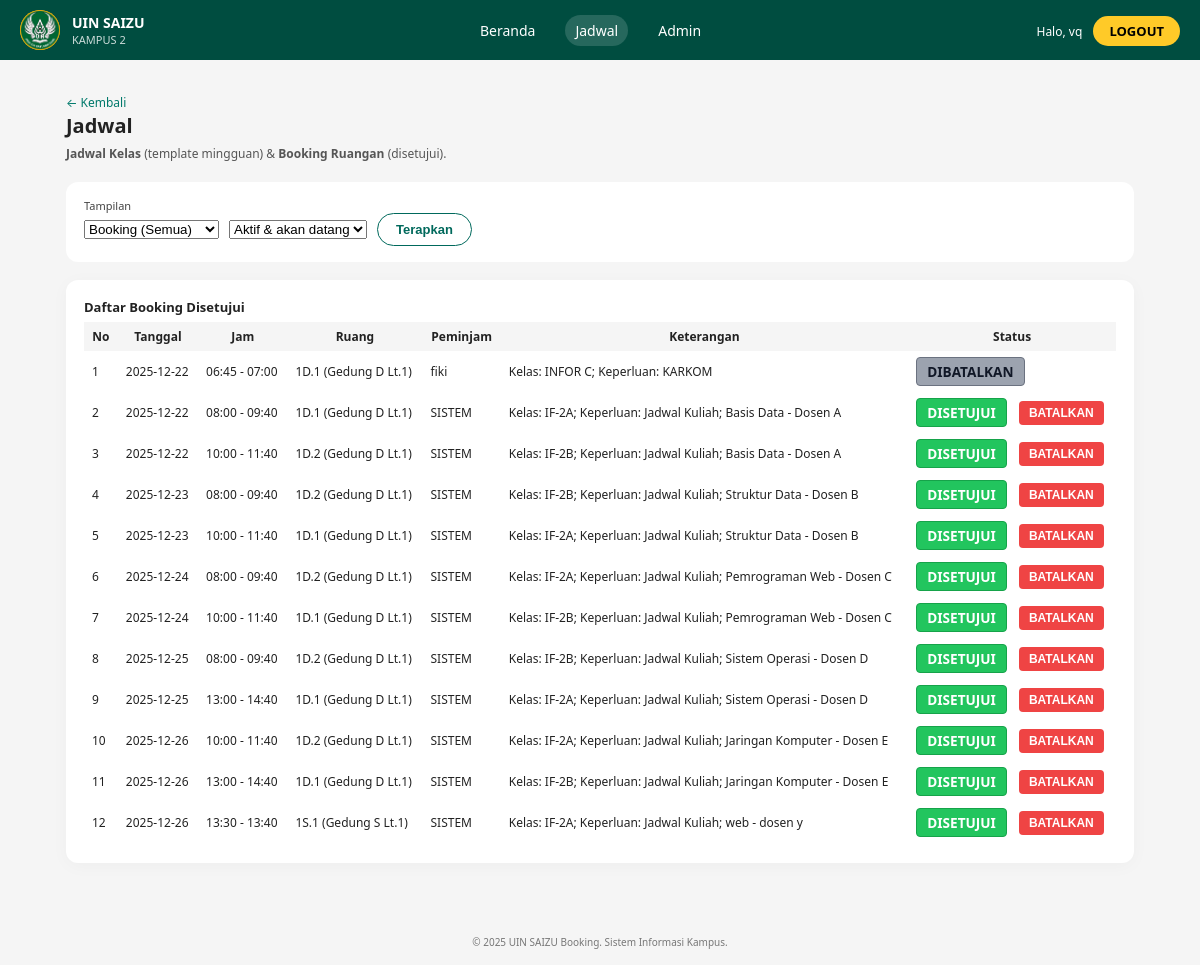
Screenshot of /jadwal.php (signed in) with the database file from the repository.
### tables this page shows
CREATE TABLE `users` (
  `id` int(11) NOT NULL AUTO_INCREMENT,
  `username` varchar(100) NOT NULL,
  `password` varchar(255) NOT NULL,
  `level` enum('admin','mahasiswa') NOT NULL,
  `kelas_id` int(11) DEFAULT NULL,
  PRIMARY KEY (`id`),
  KEY `fk_users_kelas` (`kelas_id`),
  CONSTRAINT `fk_users_kelas` FOREIGN KEY (`kelas_id`) REFERENCES `kelas` (`id`)
);

CREATE TABLE `bookings` (
  `id` int(11) NOT NULL AUTO_INCREMENT,
  `user_id` int(11) DEFAULT NULL,
  `room_id` int(11) NOT NULL,
  `nama_kelas` varchar(100) NOT NULL,
  `nama_peminjam` varchar(100) NOT NULL,
  `keperluan` varchar(255) NOT NULL,
  `deskripsi` text DEFAULT NULL,
  `tanggal` date NOT NULL,
  `jam_mulai` time NOT NULL,
  `jam_selesai` time NOT NULL,
  `peminjam` varchar(100) DEFAULT NULL,
  `keterangan` varchar(255) DEFAULT NULL,
  `status` enum('pending','disetujui','ditolak','dibatalkan') NOT NULL DEFAULT 'pending',
  `approved_at` datetime DEFAULT NULL,
  `approved_by` varchar(100) DEFAULT NULL,
  `canceled_at` datetime DEFAULT NULL,
  `canceled_by` varchar(100) DEFAULT NULL,
  `created_at` timestamp NULL DEFAULT current_timestamp(),
  PRIMARY KEY (`id`),
  KEY `room_id` (`room_id`),
  KEY `idx_room_tanggal` (`room_id`,`tanggal`),
  KEY `idx_tanggal` (`tanggal`),
  KEY `idx_status` (`status`),
  KEY `idx_bookings_room_date_time_status` (`room_id`,`tanggal`,`jam_mulai`,`jam_selesai`,`status`),
  CONSTRAINT `bookings_ibfk_1` FOREIGN KEY (`room_id`) REFERENCES `rooms` (`id`) ON DELETE CASCADE,
  CONSTRAINT `fk_bookings_room` FOREIGN KEY (`room_id`) REFERENCES `rooms` (`id`) ON DELETE CASCADE ON UPDATE CASCADE
);

CREATE TABLE `rooms` (
  `id` int(11) NOT NULL AUTO_INCREMENT,
  `kode_ruang` varchar(20) NOT NULL,
  `gedung` enum('D','S') NOT NULL,
  `lantai` int(11) NOT NULL,
  `nama_ruang` varchar(100) NOT NULL,
  `deskripsi` text DEFAULT NULL,
  `fasilitas` text DEFAULT NULL,
  `kapasitas` int(11) DEFAULT 0,
  `is_active` tinyint(1) NOT NULL DEFAULT 1,
  PRIMARY KEY (`id`),
  UNIQUE KEY `uniq_kode_ruang` (`kode_ruang`),
  KEY `idx_gedung_lantai` (`gedung`,`lantai`)
);

### config.php (called while the page is built, shortened)
<?php
if (!function_exists("e")) {
    function e($value) {
        return htmlspecialchars((string)$value, ENT_QUOTES,"UTF-8");
    }
}

### jadwal.php (the view, shortened to what this page needs)
<?php
require 'config.php';
require 'layout.php';
function current_user(mysqli $db): array
{
    $u = $_SESSION['user'] ?? null;
    $id = 0;
    $username = '';
    $level = '';
    $kelas_id = null;
    if (is_array($u)) {
        $id = (int) ($u['id'] ?? 0);
        $username = (string) ($u['username'] ?? $u['nama'] ?? $u['name'] ?? '');
        $level = (string) ($u['level'] ?? '');
        $kelas_id = isset($u['kelas_id']) ? (int) $u['kelas_id'] : null;
    } elseif (is_string($u)) {
        $username = $u;
    }
    if ($username !== '' && ($id === 0 || $level === '' || $kelas_id === null)) {
        $stmt = $db->prepare("SELECT id, username, level, kelas_id FROM users WHERE username=? LIMIT 1");
        $stmt->bind_param("s", $username);
        $stmt->execute();
        $row = $stmt->get_result()->fetch_assoc();
        if ($row) {
            $id = (int) $row['id'];
            $username = (string) $row['username'];
            $level = (string) $row['level'];
            $kelas_id = $row['kelas_id'] !== null ? (int) $row['kelas_id'] : null;
        }
    }
    return [
        'id' => $id,
        'username' => $username,
        'level' => $level,
        'kelas_id' => $kelas_id
    ];
}
$me = current_user($db);
$isLogin = !empty($me['username']);
$isAdmin = ($me['level'] === 'admin');
$isMahasiswa = ($me['level'] === 'mahasiswa');
$now_ts = time();
$CANCEL_DELAY_SEC = 3600;
$view = $_GET['view'] ?? ($isAdmin ? 'booking' : 'kelas');
$mode_view = $_GET['mode_view'] ?? 'active';
$kelasRows = [];
$kelasName = null;
$bookingRows = [];
if ($view === 'booking') {
    if (!$isLogin) {
    } else {
        if ($isAdmin) {
            $sql = "
                SELECT b.*, r.kode_ruang, r.gedung, r.lantai
                FROM bookings b
                JOIN rooms r ON b.room_id = r.id
                WHERE b.status IN ('pending','disetujui','ditolak','dibatalkan')
                ORDER BY b.tanggal ASC, b.jam_mulai ASC
            ";
            $res = $db->query($sql);
            while ($b = $res->fetch_assoc()) {
                $start_ts = strtotime($b['tanggal'] . ' ' . $b['jam_mulai']);
                $end_ts = strtotime($b['tanggal'] . ' ' . $b['jam_selesai']);
                $include = true;
                if ($mode_view === 'active' && $end_ts < $now_ts)
                    $include = false;
                if ($include) {
                    $b['_start_ts'] = $start_ts;
                    $b['_end_ts'] = $end_ts;
                    $bookingRows[] = $b;
                }
            }
        }
    }
}
$dayMap = [
    1 => 'Senin',
    2 => 'Selasa',
    3 => 'Rabu',
    4 => 'Kamis',
    5 => 'Jumat',
    6 => 'Sabtu',
    7 => 'Minggu'
];
?>
<a href="index.php" class="breadcrumb-back">← Kembali</a>
<div class="page-title">Jadwal</div>
<div class="page-subtitle">
    <strong>Jadwal Kelas</strong> (template mingguan) & <strong>Booking Ruangan</strong> (disetujui).
</div>
<div class="filter-row jadwal-filter-row">
    <div class="filter-item">
        <span>Tampilan</span>
        <form method="get" class="jadwal-filter-form">
            <select name="view">
                <option value="booking" <?= $view === 'booking' ? 'selected' : '' ?>>
                    <?= $isAdmin ? 'Booking (Semua)' : 'Booking (Saya)' ?>
                </option>
            </select>
            <?php if ($view === 'booking'): ?>
                <select name="mode_view">
                    <option value="active" <?= $mode_view === 'active' ? 'selected' : '' ?>>Aktif & akan datang</option>
                </select>
            <?php endif; ?>
            <button type="submit" class="btn-outline">Terapkan</button>
        </form>
    </div>
</div>
<?php if ($view === 'kelas'): ?>
    <div class="table-wrapper">
        <div class="table-header">
            Jadwal Kelas <?= $isMahasiswa ? e($kelasName ?: '-') : '(khusus mahasiswa)' ?>
        </div>
        <?php if (!$isLogin): ?>
            <div class="empty-message">Silakan login untuk melihat jadwal kelas.</div>
        <?php elseif (!$isMahasiswa): ?>
            <div class="empty-message">Untuk versi simple tugas, “Jadwal Kelas” ditampilkan untuk mahasiswa berdasarkan
                kelas_id.</div>
        <?php elseif (empty($me['kelas_id'])): ?>
            <div class="empty-message">
                Akun mahasiswa belum punya <strong>kelas_id</strong>. Assign dulu di tabel <code>users</code>.
            </div>
        <?php elseif (empty($kelasRows)): ?>
            <div class="empty-message">
                Jadwal mingguan kelas kamu belum diisi di <code>jadwal_mingguan</code>.
            </div>
        <?php else: ?>
            <table class="jadwal-table">
                <thead>
                    <tr>
                        <th>Hari</th>
                        <th>Jam</th>
                        <th>Matkul</th>
                        <th>Ruang</th>
                        <th>Dosen</th>
                    </tr>
                </thead>
                <tbody>
                    <?php foreach ($kelasRows as $it): ?>
                        <tr>
                            <td><?= e($dayMap[(int) $it['day_of_week']] ?? $it['day_of_week']) ?></td>
                            <td><?= substr($it['jam_mulai'], 0, 5) ?> - <?= substr($it['jam_selesai'], 0, 5) ?></td>
                            <td><?= e($it['matkul']) ?></td>
                            <td><?= e($it['kode_ruang']) ?> (Gedung <?= e($it['gedung']) ?> Lt.<?= (int) $it['lantai'] ?>)</td>
                            <td><?= e($it['dosen'] ?: '-') ?></td>
                        </tr>
                    <?php endforeach; ?>
                </tbody>
            </table>
        <?php endif; ?>
    </div>
<?php else:?>
    <div class="table-wrapper">
        <div class="table-header">
            <?= $isAdmin ? 'Daftar Booking Disetujui' : 'Daftar Booking Saya (Pending/Disetujui/Ditolak/Dibatalkan)' ?>
        </div>
        <?php if (!$isLogin): ?>
            <div class="empty-message">Silakan login untuk melihat booking.</div>
        <?php elseif (empty($bookingRows)): ?>
            <div class="empty-message">
                Belum ada booking yang <?= $mode_view === 'history' ? 'masuk riwayat.' : 'aktif atau akan datang.' ?>
            </div>
        <?php else: ?>
            <table class="jadwal-table">
                <thead>
                    <tr>
                        <th>No</th>
                        <th>Tanggal</th>
                        <th>Jam</th>
                        <th>Ruang</th>
                        <th>Peminjam</th>
                        <th>Keterangan</th>
                        <th>Status</th>
                    </tr>
                </thead>
                <tbody>
                    <?php $no = 1;
                    foreach ($bookingRows as $row): ?>
                        <?php
                        $approvedBase = $row['approved_at'] ?: ($row['created_at'] ?? null);
                        $approved_ts = $approvedBase ? strtotime($approvedBase) : 0;
                        $start_ts = $row['_start_ts'] ?? strtotime($row['tanggal'] . ' ' . $row['jam_mulai']);
                        $isSchedule = (($row['approved_by'] ?? '') === 'system_jadwal');
                        $ownerOk = $isSchedule
                            ? $isAdmin
                            : ($isAdmin
                                || (
                                    ((int) ($row['user_id'] ?? 0) && (int) ($row['user_id'] ?? 0) === (int) ($me['id'] ?? 0))
                                    || strtolower((string) ($row['nama_peminjam'] ?: $row['peminjam'] ?: '')) === strtolower((string) ($me['username'] ?? ''))
                                )
                            );
                        $statusRow = $row['status'] ?? '';
                        if ($statusRow === 'pending') {
                            $canCancel = $ownerOk;
                        } elseif ($statusRow === 'disetujui') {
                            $canCancel = $ownerOk
                                && $approved_ts
                                && ($now_ts >= ($approved_ts + $CANCEL_DELAY_SEC))
                                && ($start_ts > $now_ts);
                        } else {
                            $canCancel = false;
                        }
                        ?>
                        <tr>
                            <td><?= $no++ ?></td>
                            <td><?= e($row['tanggal']) ?></td>
                            <td><?= substr($row['jam_mulai'], 0, 5) ?> - <?= substr($row['jam_selesai'], 0, 5) ?></td>
                            <td>
                                <?= e($row['kode_ruang']) ?>
                                (Gedung <?= e($row['gedung']) ?> Lt.<?= (int) $row['lantai'] ?>)
                            </td>
                            <td><?= e($row['nama_peminjam'] ?: $row['peminjam'] ?: '-') ?></td>
                            <td>
                                <?php
                                $ketParts = [];
                                if (!empty($row['nama_kelas']))
                                    $ketParts[] = 'Kelas: ' . $row['nama_kelas'];
                                if (!empty($row['keperluan']))
                                    $ketParts[] = 'Keperluan: ' . $row['keperluan'];
                                if (!empty($row['deskripsi']))
                                    $ketParts[] = $row['deskripsi'];
                                echo e(implode('; ', $ketParts) ?: '-');
                                ?>
                            </td>
                            <td class="jadwal-status-cell">
                                <div class="status-action-container">
                                    <?php
                                    $st = (string) ($row['status'] ?? '');
                                    $badgeClass = 'status-badge-inline';
                                    if ($st === 'pending')
                                        $badgeClass .= ' badge-pending';
                                    elseif ($st === 'disetujui')
                                        $badgeClass .= ' badge-approved';
                                    elseif ($st === 'ditolak')
                                        $badgeClass .= ' badge-rejected';
                                    elseif ($st === 'dibatalkan')
                                        $badgeClass .= ' badge-canceled';
                                    ?>
                                    <span class="<?= e($badgeClass) ?>"><?= e(strtoupper($st)) ?></span>
                                    <?php if ($ownerOk && in_array(($row['status'] ?? ''), ['pending', 'disetujui'], true)): ?>
                                        <div class="cancel-wrapper">
                                            <form method="post" class="cancel-form-inline"
                                                onsubmit="return confirm('Batalkan booking ini?');">
                                                <?php if (($row['status'] ?? '') === 'pending'): ?>
                                                    <button type="submit" class="btn-cancel-small">BATALKAN</button>
                                                <?php elseif ($canCancel): ?>
                                                    <button type="submit" class="btn-cancel-small">BATALKAN</button>
                                                <?php endif; ?>
                                            </form>
                                        </div>
                                    <?php endif; ?>
                                </div>
                            </td>
                        </tr>
                    <?php endforeach; ?>
                </tbody>
            </table>
        <?php endif; ?>
    </div>
<?php endif; ?>

### assets/css/layout.css (style rules this page uses)
* { box-sizing: border-box; margin: 0; padding: 0; }
body { font-family: system-ui, -apple-system, BlinkMacSystemFont, "Segoe UI", sans-serif; background-color: #f5f5f5; color: #222; }
a { text-decoration: none; color: inherit; }
.btn-primary, .btn-secondary, .btn-outline { display: inline-block; border-radius: 999px; padding: 8px 18px; font-size: 13px; font-weight: 600; border: none; cursor: pointer; }
.btn-outline { background-color: transparent; border: 1px solid #00695c; color: #00695c; }
.page-title { font-size: 20px; font-weight: 700; margin-bottom: 6px; }
.page-subtitle { font-size: 12px; color: #555; margin-bottom: 20px; }
.breadcrumb-back { font-size: 12px; margin-bottom: 8px; color: #00796b; }
.filter-row { background-color: #ffffff; border-radius: 12px; padding: 16px 18px; margin-bottom: 18px; display: flex; flex-wrap: wrap; gap: 14px; align-items: center; justify-content: space-between; }
.filter-item { display: flex; flex-direction: column; font-size: 11px; color: #444; }
.table-wrapper { background-color: #ffffff; border-radius: 12px; padding: 18px 18px 20px; box-shadow: 0 3px 18px rgba(0,0,0,0.03); }
.table-header { font-size: 13px; font-weight: 600; margin-bottom: 6px; }
.status-badge-inline { display:inline-block; padding:4px 10px; border-radius:999px; font-weight:700; font-size:12px; border:1px solid rgba(0,0,0,.12); }
.status-badge-inline.badge-approved { background:#22c55e; color:#fff; border-color:#16a34a; }
.status-badge-inline.badge-canceled { background:#9ca3af; color:#111827; border-color:#6b7280; }

### assets/css/status.css (style rules this page uses)
.jadwal-filter-row { margin-bottom: 18px; }
.jadwal-filter-form { display: flex; gap: 10px; align-items: center; }
.jadwal-table { width: 100%; font-size: 12px; border-collapse: collapse; }
.jadwal-table thead tr { background: #f5f5f5; }
.jadwal-table td, .jadwal-table th { padding: 6px 8px; }
.jadwal-status-cell { color: #2e7d32; font-weight: 600; }
.status-action-container { display: flex; align-items: center; gap: 12px; white-space: nowrap; }
.status-badge-inline { font-weight: bold; color: #166534; background: #dcfce7; padding: 4px 10px; border-radius: 4px; font-size: 0.85rem; }
.btn-cancel-small { background-color: #ef4444; color: white; border: none; padding: 5px 10px; border-radius: 4px; font-size: 0.75rem; font-weight: 600; cursor: pointer; transition: background 0.2s; }
.cancel-form-inline { margin: 0; display: flex; align-items: center; }

### rows the page displays
users: view "Booking (Semua)"
bookings: tanggal "2025-12-22", jam_mulai "06:45", jam_selesai "07:00", room.kode_ruang "1D.1", room.gedung "D", room.lantai "1", nama_peminjam "fiki", ketParts "Kelas: INFOR C; Keperluan: KARKOM", status "DIBATALKAN"
bookings: tanggal "2025-12-22", jam_mulai "08:00", jam_selesai "09:40", room.kode_ruang "1D.1", room.gedung "D", room.lantai "1", nama_peminjam "SISTEM", ketParts "Kelas: IF-2A; Keperluan: Jadwal Kuliah; Basis Data - Dosen A", status "DISETUJUI", approved_by "BATALKAN"
bookings: tanggal "2025-12-22", jam_mulai "10:00", jam_selesai "11:40", room.kode_ruang "1D.2", room.gedung "D", room.lantai "1", nama_peminjam "SISTEM", ketParts "Kelas: IF-2B; Keperluan: Jadwal Kuliah; Basis Data - Dosen A", status "DISETUJUI", approved_by "BATALKAN"
bookings: tanggal "2025-12-23", jam_mulai "08:00", jam_selesai "09:40", room.kode_ruang "1D.2", room.gedung "D", room.lantai "1", nama_peminjam "SISTEM", ketParts "Kelas: IF-2B; Keperluan: Jadwal Kuliah; Struktur Data - Dosen B", status "DISETUJUI", approved_by "BATALKAN"
bookings: tanggal "2025-12-23", jam_mulai "10:00", jam_selesai "11:40", room.kode_ruang "1D.1", room.gedung "D", room.lantai "1", nama_peminjam "SISTEM", ketParts "Kelas: IF-2A; Keperluan: Jadwal Kuliah; Struktur Data - Dosen B", status "DISETUJUI", approved_by "BATALKAN"
bookings: tanggal "2025-12-24", jam_mulai "08:00", jam_selesai "09:40", room.kode_ruang "1D.2", room.gedung "D", room.lantai "1", nama_peminjam "SISTEM", ketParts "Kelas: IF-2A; Keperluan: Jadwal Kuliah; Pemrograman Web - Dosen C", status "DISETUJUI", approved_by "BATALKAN"
bookings: tanggal "2025-12-24", jam_mulai "10:00", jam_selesai "11:40", room.kode_ruang "1D.1", room.gedung "D", room.lantai "1", nama_peminjam "SISTEM", ketParts "Kelas: IF-2B; Keperluan: Jadwal Kuliah; Pemrograman Web - Dosen C", status "DISETUJUI", approved_by "BATALKAN"
bookings: tanggal "2025-12-25", jam_mulai "08:00", jam_selesai "09:40", room.kode_ruang "1D.2", room.gedung "D", room.lantai "1", nama_peminjam "SISTEM", ketParts "Kelas: IF-2B; Keperluan: Jadwal Kuliah; Sistem Operasi - Dosen D", status "DISETUJUI", approved_by "BATALKAN"
bookings: tanggal "2025-12-25", jam_mulai "13:00", jam_selesai "14:40", room.kode_ruang "1D.1", room.gedung "D", room.lantai "1", nama_peminjam "SISTEM", ketParts "Kelas: IF-2A; Keperluan: Jadwal Kuliah; Sistem Operasi - Dosen D", status "DISETUJUI", approved_by "BATALKAN"
bookings: tanggal "2025-12-26", jam_mulai "10:00", jam_selesai "11:40", room.kode_ruang "1D.2", room.gedung "D", room.lantai "1", nama_peminjam "SISTEM", ketParts "Kelas: IF-2A; Keperluan: Jadwal Kuliah; Jaringan Komputer - Dosen E", status "DISETUJUI", approved_by "BATALKAN"
bookings: tanggal "2025-12-26", jam_mulai "13:00", jam_selesai "14:40", room.kode_ruang "1D.1", room.gedung "D", room.lantai "1", nama_peminjam "SISTEM", ketParts "Kelas: IF-2B; Keperluan: Jadwal Kuliah; Jaringan Komputer - Dosen E", status "DISETUJUI", approved_by "BATALKAN"
bookings: tanggal "2025-12-26", jam_mulai "13:30", jam_selesai "13:40", room.kode_ruang "1S.1", room.gedung "S", room.lantai "1", nama_peminjam "SISTEM", ketParts "Kelas: IF-2A; Keperluan: Jadwal Kuliah; web - dosen y", status "DISETUJUI", approved_by "BATALKAN"

### other values shown
$_SESSION['user']['username'] "vq"
